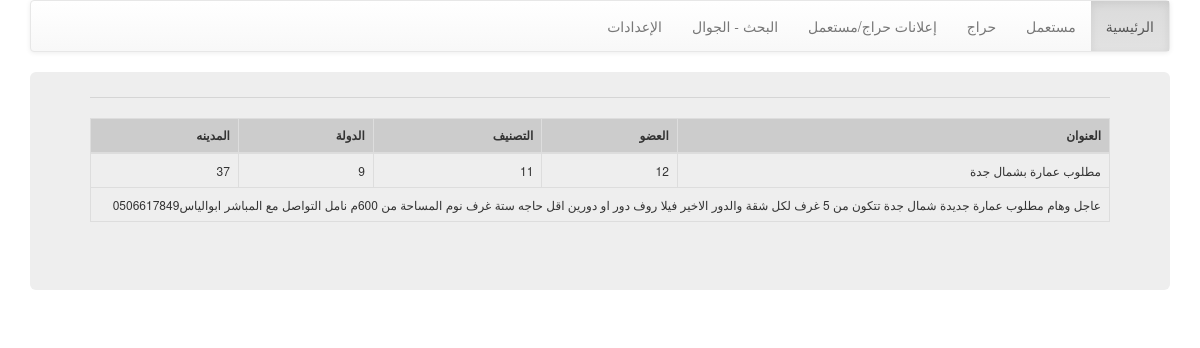
The app's page /Tell/ad_v.php?id=1 with its own data.
### tables this page shows
CREATE TABLE IF NOT EXISTS `adds` (
  `ID` int(11) NOT NULL AUTO_INCREMENT,
  `Name` text,
  `Address` text,
  `Type` int(11) DEFAULT NULL,
  `Details` text,
  `Active` int(11) DEFAULT NULL,
  `MemberID` int(11) DEFAULT NULL,
  `AddKey` text,
  `Date` bigint(20) DEFAULT NULL,
  `CommentCount` int(11) DEFAULT '0',
  `VisitCount` int(11) DEFAULT '0',
  `ClassID` int(11) DEFAULT NULL,
  `CountryID` int(11) DEFAULT NULL,
  `CityID` int(11) DEFAULT NULL,
  `SellType` int(11) DEFAULT NULL,
  `Special` int(11) DEFAULT NULL,
  `ActDate` bigint(20) DEFAULT NULL,
  `delreq` int(11) DEFAULT '0',
  `Activeold` int(11) DEFAULT '0',
  `Authorized` tinyint(1) NOT NULL,
  `Price` int(11) NOT NULL,
  `Currency` varchar(255) NOT NULL,
  `HidePhone` tinyint(1) NOT NULL,
  `Params` text NOT NULL,
  `Album` text NOT NULL,
  `twitter` tinyint(1) NOT NULL,
  `sms` tinyint(1) NOT NULL,
  `m_mobile` varchar(25) NOT NULL,
  `m_name` varchar(50) NOT NULL,
  `mb_sms` text NOT NULL,
  `smsTime` varchar(25) NOT NULL,
  PRIMARY KEY (`ID`)
);

### Tell/ad_v.php (the view, shortened to what this page needs)
<!DOCTYPE html>
<html>
<head>
<link rel="stylesheet" href="http://netdna.bootstrapcdn.com/bootstrap/3.0.3/css/bootstrap.min.css">
<link rel="stylesheet" href="http://netdna.bootstrapcdn.com/bootstrap/3.0.3/css/bootstrap-theme.min.css">
</head>
<body>
    <div class="container">
     <?php include_once('nav.php'); ?>
      <div class="jumbotron">
		<hr/>
<?php
require_once("config.php");
			if(isset($_GET["id"])) {
						$result = $mysqli->query("SELECT * FROM `adds` WHERE ID =".$_GET["id"]) or die(mysql_error());
						echo "<table class='table table-bordered'>
								<thead>
									  <th>العنوان</th>
									  <th>العضو</th>
									  <th>التصنيف</th>
									  <th>الدولة</th>
									  <th>المدينه</th>
								 </thead>
								<tbody>";
					if (mysqli_num_rows($result) > 0 ) {
							$row = $result->fetch_assoc();
								echo"<tr><td>".$row['Name']."</td><td>".
								$row['MemberID']."</td><td>".
								$row['ClassID']."</td><td>".
								$row['CountryID']."</td><td>".
								$row['CityID']."</td></tr><tr><td colspan='5'>".
								$row['Details']."</td></tr>";
					} else
						$rows .="NO RESULTS";
					echo "</tbody></table>";
			}
		?>
      </div>
    </div>
</body>
</html>

### Tell/ad_v.php (style rules this page uses)
.jumbotron { padding-top: 5px; font-size:12px; }
.jumbotron form input[type='text'],table { direction : rtl; }
table th { text-align:right; background:#ccc; }

### records on screen
adds: Name "مطلوب عمارة بشمال جدة", MemberID "12", ClassID "11", CountryID "9", CityID "37", Details "عاجل وهام مطلوب عمارة جديدة شمال جدة تتكون من 5 غرف لكل شقة والدور الاخير فيلا روف دور او دورين اقل حاجه ستة غرف نوم المساحة من 600م نامل التواصل مع المباشر ابوالياس0506617849"
